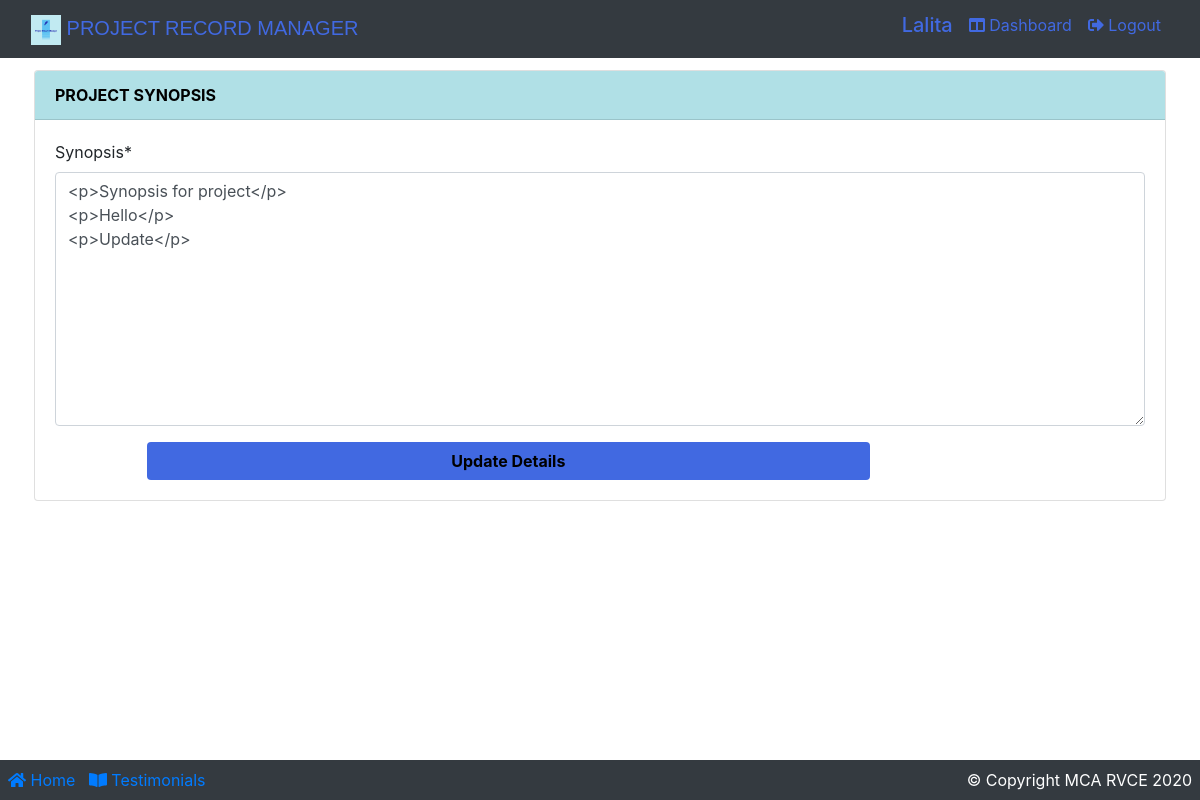
Page /projectsynopsis/synopsisUpdate/20 (signed in) on the committed database.
### app/models.py (models this page shows, shortened)
class CustomUser(AbstractBaseUser, PermissionsMixin):
    username = None
    first_name = None
    last_name = None
    admin = models.BooleanField(default=False)
    active = models.BooleanField(default=True)
    staff = models.BooleanField(default=False)
    isstudent = models.BooleanField(default=False)
    isfaculty = models.BooleanField(default=False)
    student_available = models.BooleanField(default=False)
    faculty_available = models.BooleanField(default=False)
    email = models.EmailField(_('email address'), unique=True)
    USERNAME_FIELD = 'email'
    REQUIRED_FIELDS = []
    name = models.CharField(max_length=100)
    created_at = models.DateTimeField(auto_now_add=True)
    updated_at = models.DateTimeField(auto_now=True)
    objects = UserManager()
    @property
    def is_active(self):
        return self.active
    @property
    def is_student(self):
        return self.isstudent
    @property
    def is_faculty(self):
        return self.isfaculty

class ProjectSynopsis(models.Model):
    scrum_master = models.CharField(max_length=100, default="scrum master")
    project_title = models.ForeignKey(
        Team, on_delete=models.CASCADE, null=True)
    synopsis = HTMLField()
    created_at = models.DateTimeField(auto_now_add=True)
    updated_at = models.DateTimeField(auto_now=True)

### app/views.py (the view, shortened to what this page needs)
# urls.py: path('projectsynopsis/synopsisUpdate/<int:pk>', views.SynopsisUpdateView.as_view(), name="updateSynopsis"),
class SynopsisUpdateView(UpdateView):
    model = ProjectSynopsis
    template_name = 'project/updateDoc.html'
    fields = ['synopsis']

### templates/project/updateDoc.html (shortened to what this page needs)
{% extends 'base.html' %}
{% load static %}
{% load crispy_forms_tags %}
{% block content %}
    <div class="container p-1">
        <div class="card mt-2">
            <div class="card-header font-weight-bold" style="background:powderblue; color:black;">
                PROJECT SYNOPSIS
            </div>
            <div class="card-body">
                <form action="" method="POST" enctype="multipart/form-data">
                    <div class="form-row">
                        <div class="form-group col-md-12 mb-0">
                            {{ form.synopsis|as_crispy_field }}
                        </div>
                    </div>
                    <div class="form-row">
                        <div class="form-group col-md-8 mb-0 offset-1">
                            <button type="submit" class="btn btn-block font-weight-bold"
                                    style="background: royalblue;color: black; ">Update Details
                            </button>
                        </div>
                    </div>
                </form>
            </div>
        </div>
    </div>
{% endblock %}

### templates/base.html (shortened to what this page needs)
{% load static %}
<!DOCTYPE html>
<html lang="en">
<head>
    <link rel="stylesheet" href="{% static 'css/bootstrap.css' %}"/>
    <link rel="stylesheet" href="{% static 'css/main.css' %}"/>
    <link href="https://cdn.datatables.net/1.10.20/css/dataTables.bootstrap4.min.css" rel="stylesheet"
/>
    <link rel="stylesheet" href="https://use.fontawesome.com/releases/v5.6.3/css/all.css"/>
</head>
<body>
<nav class="navbar navbar-expand-lg bg-dark navbar-dark">
    <div class="container-fluid">
        <div class="navbar-header">
            <a class="navbar-brand" href="{% url 'index' %}"
               style="text-decoration: none; color:royalblue; font-family: Verdana, Geneva, Tahoma, sans-serif;">
                <img src="{% static 'images/logo/logo2.png' %}" alt="logo" width="30px" class="img img-fluid"/>
                PROJECT RECORD MANAGER</a>
        </div>
        <div class="collapse navbar-collapse justify-content-end" id="navbarSupportedContent">
            <ul class="nav navbar-nav">
                <li class="nav-item mr-3">
                    {% if request.user.is_faculty %}
                        <h5 style="text-decoration: none; color:royalblue;">{{ user.name }}</h5>
                    {% endif %}
                </li>
                <li class="nav-item">
                {% if request.user.is_faculty %}
                    <li class="nav-item">
                        <a class="mr-3" href="{% url 'facultyDashboard' %}" style="text-decoration: none; color:royalblue;">
                            <span class="fas fa-columns"></span>&nbsp;Dashboard
                        </a>
                    </li>
                {% endif %}
                {% if request.user.is_authenticated %}
                    <a class="mr-2" href="{% url 'logout' %}" style="text-decoration: none; color:royalblue;">
                        <span class="fas fa-sign-out-alt"></span>&nbsp;Logout
                    </a>
                    </li>
                {% endif %}
            </ul>
        </div>
    </div>
</nav>
{% block content %}
{% endblock %}
<br>
<footer class="container-fluid bg-dark p-2 fixed-bottom">
    <div class="row">
        <div class="col-md-6">
            <a href="{% url 'index' %}"><span class="fas fa-home"></span>&nbsp;Home</a> &nbsp;
            <a href="#"><span class="fas fa-book-open"></span>&nbsp;Testimonials</a>
        </div>
        <div class="col-md-6 text-right text-white">
            <span>© Copyright MCA RVCE 2020</span>
        </div>
    </div>
</footer>
</body>
</html>

### static/css/main.css (style rules this page uses)
.card-header { background-color:rgb(240, 235, 235); color: royalblue; }

### rows in the picture
CustomUser: name "Lalita"
ProjectSynopsis: synopsis "<p>Synopsis for project</p> <p>Hello</p> <p>Update</p>"
